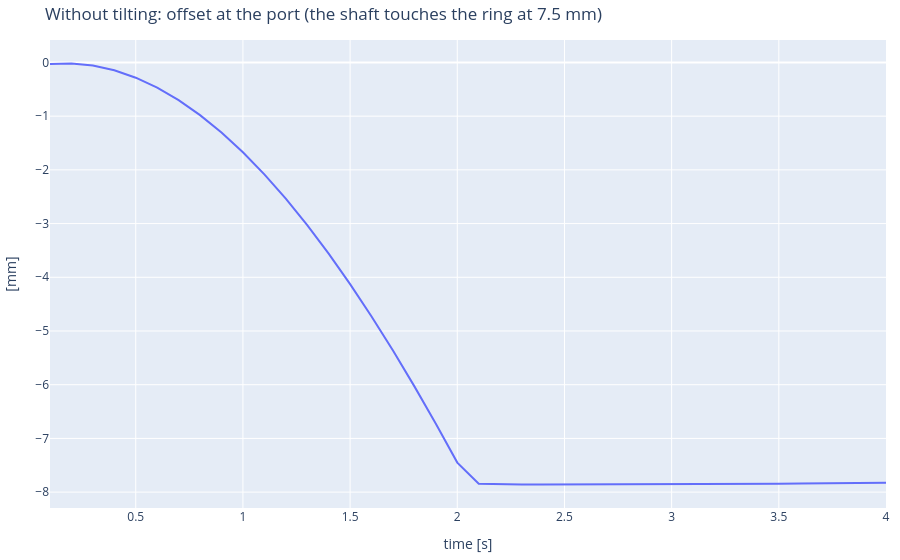
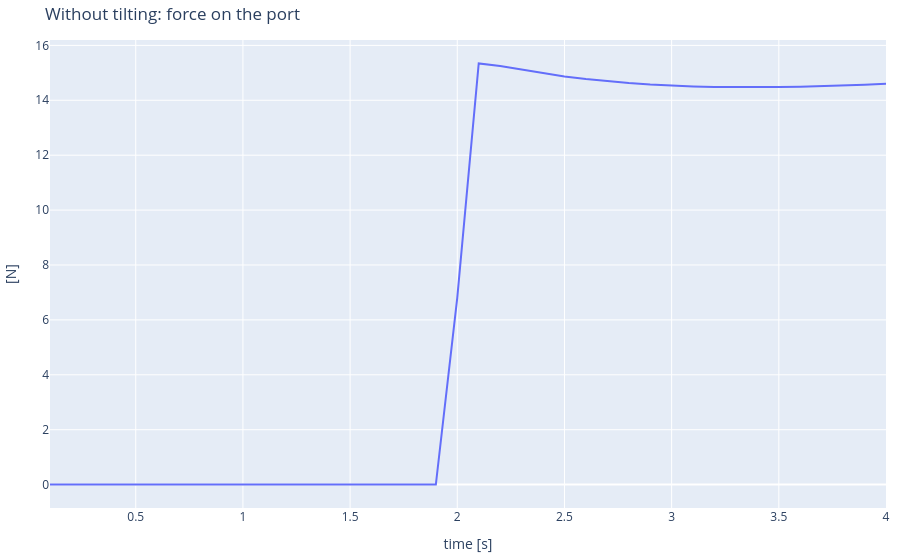

The notebook cell these images were saved under, in order:
### Markdown cell above
## 2. Following the circle without tilting

First, a hand-written controller: the tip moves along the circle at 1 cm/s and the shaft **does not tilt**. We measure the **offset** of the shaft at the port (how far the shaft passes from the trocar point) and the **force on the port**.

### Code cell
log = lab.run_without_tilt(duration=4.0)
cl.plot_series(log["time"], {"shaft offset at the port [mm]": log["offset_mm"]}, ylabel="[mm]",
               title="Without tilting: offset at the port (the shaft touches the ring at 7.5 mm)")
cl.plot_series(log["time"], {"force on the port [N]": log["force"]}, ylabel="[N]",
               title="Without tilting: force on the port")

### Figure 1 — Plotly figure (JSON) as saved in the notebook; plotly's stock layout.template omitted (floating-point values rounded to 4 significant figures)
{"data": [{"mode": "lines", "name": "shaft offset at the port [mm]", "type": "scatter", "x": [0.1, 0.2, 0.3, 0.4, 0.5, 0.6, 0.7, 0.8, 0.9, 1.0, 1.1, 1.2, 1.3, 1.4, 1.5, 1.6, 1.7, 1.8, 1.9, 2.0, 2.1, 2.2, 2.3, 2.4, 2.5, 2.6, 2.7, 2.8, 2.9, 3.0, 3.1, 3.2, 3.3, 3.4, 3.5, 3.6, 3.7, 3.8, 3.9, 4.0], "y": [-0.02697, -0.01752, -0.05744, -0.1464, -0.2839, -0.4693, -0.7019, -0.9807, -1.305, -1.673, -2.084, -2.536, -3.028, -3.559, -4.127, -4.729, -5.365, -6.031, -6.727, -7.45, -7.844, -7.858, -7.86, -7.86, -7.86, -7.859, -7.859, -7.858, -7.857, -7.855, -7.854, -7.852, -7.85, -7.847, -7.845, -7.842, -7.839, -7.835, -7.832, -7.828]}], "layout": {"margin": {"b": 10, "l": 10, "r": 10, "t": 40}, "title": {"text": "Without tilting: offset at the port (the shaft touches the ring at 7.5 mm)"}, "xaxis": {"title": {"text": "time [s]"}}, "yaxis": {"title": {"text": "[mm]"}}}}

### Figure 2 — Plotly figure (JSON) as saved in the notebook; plotly's stock layout.template omitted (floating-point values rounded to 4 significant figures)
{"data": [{"mode": "lines", "name": "force on the port [N]", "type": "scatter", "x": [0.1, 0.2, 0.3, 0.4, 0.5, 0.6, 0.7, 0.8, 0.9, 1.0, 1.1, 1.2, 1.3, 1.4, 1.5, 1.6, 1.7, 1.8, 1.9, 2.0, 2.1, 2.2, 2.3, 2.4, 2.5, 2.6, 2.7, 2.8, 2.9, 3.0, 3.1, 3.2, 3.3, 3.4, 3.5, 3.6, 3.7, 3.8, 3.9, 4.0], "y": [0, 0, 0, 0, 0, 0, 0, 0, 0, 0, 0, 0, 0, 0, 0, 0, 0, 0, 0, 6.811, 15.34, 15.25, 15.11, 14.98, 14.87, 14.77, 14.69, 14.63, 14.58, 14.54, 14.51, 14.49, 14.48, 14.48, 14.48, 14.49, 14.51, 14.53, 14.56, 14.6]}], "layout": {"margin": {"b": 10, "l": 10, "r": 10, "t": 40}, "title": {"text": "Without tilting: force on the port"}, "xaxis": {"title": {"text": "time [s]"}}, "yaxis": {"title": {"text": "[N]"}}}}
